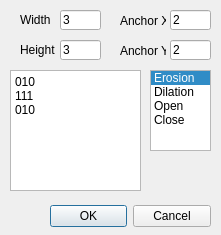
<?xml version="1.0" encoding="UTF-8"?>
<ui version="4.0">
 <class>MorphologyDialog</class>
 <widget class="QDialog" name="MorphologyDialog">
  <property name="geometry">
   <rect>
    <x>0</x>
    <y>0</y>
    <width>221</width>
    <height>235</height>
   </rect>
  </property>
  <property name="minimumSize">
   <size>
    <width>221</width>
    <height>235</height>
   </size>
  </property>
  <property name="maximumSize">
   <size>
    <width>221</width>
    <height>235</height>
   </size>
  </property>
  <property name="windowTitle">
   <string>Dialog</string>
  </property>
  <widget class="QDialogButtonBox" name="buttonBox">
   <property name="geometry">
    <rect>
     <x>50</x>
     <y>200</y>
     <width>161</width>
     <height>32</height>
    </rect>
   </property>
   <property name="orientation">
    <enum>Qt::Horizontal</enum>
   </property>
   <property name="standardButtons">
    <set>QDialogButtonBox::Cancel|QDialogButtonBox::Ok</set>
   </property>
  </widget>
  <widget class="QLabel" name="sizeXLabel">
   <property name="geometry">
    <rect>
     <x>20</x>
     <y>12</y>
     <width>41</width>
     <height>16</height>
    </rect>
   </property>
   <property name="text">
    <string>Width</string>
   </property>
  </widget>
  <widget class="QLabel" name="sizeYLabel">
   <property name="geometry">
    <rect>
     <x>20</x>
     <y>40</y>
     <width>41</width>
     <height>20</height>
    </rect>
   </property>
   <property name="text">
    <string>Height</string>
   </property>
  </widget>
  <widget class="QLabel" name="anchorXLabel">
   <property name="geometry">
    <rect>
     <x>120</x>
     <y>10</y>
     <width>46</width>
     <height>21</height>
    </rect>
   </property>
   <property name="text">
    <string>Anchor X</string>
   </property>
  </widget>
  <widget class="QLabel" name="anchorYLabel">
   <property name="geometry">
    <rect>
     <x>120</x>
     <y>40</y>
     <width>46</width>
     <height>21</height>
    </rect>
   </property>
   <property name="text">
    <string>Anchor Y</string>
   </property>
  </widget>
  <widget class="QLineEdit" name="sizeX">
   <property name="geometry">
    <rect>
     <x>60</x>
     <y>10</y>
     <width>41</width>
     <height>20</height>
    </rect>
   </property>
   <property name="text">
    <string>3</string>
   </property>
  </widget>
  <widget class="QLineEdit" name="sizeY">
   <property name="geometry">
    <rect>
     <x>60</x>
     <y>40</y>
     <width>41</width>
     <height>20</height>
    </rect>
   </property>
   <property name="text">
    <string>3</string>
   </property>
  </widget>
  <widget class="QLineEdit" name="anchorX">
   <property name="geometry">
    <rect>
     <x>170</x>
     <y>10</y>
     <width>41</width>
     <height>20</height>
    </rect>
   </property>
   <property name="text">
    <string>2</string>
   </property>
  </widget>
  <widget class="QLineEdit" name="anchorY">
   <property name="geometry">
    <rect>
     <x>170</x>
     <y>40</y>
     <width>41</width>
     <height>20</height>
    </rect>
   </property>
   <property name="text">
    <string>2</string>
   </property>
  </widget>
  <widget class="QPlainTextEdit" name="mask">
   <property name="geometry">
    <rect>
     <x>10</x>
     <y>70</y>
     <width>131</width>
     <height>121</height>
    </rect>
   </property>
   <property name="plainText">
    <string>010
111
010</string>
   </property>
  </widget>
  <widget class="QListWidget" name="operation">
   <property name="geometry">
    <rect>
     <x>150</x>
     <y>70</y>
     <width>61</width>
     <height>81</height>
    </rect>
   </property>
   <property name="currentRow">
    <number>0</number>
   </property>
   <item>
    <property name="text">
     <string>Erosion</string>
    </property>
   </item>
   <item>
    <property name="text">
     <string>Dilation</string>
    </property>
   </item>
   <item>
    <property name="text">
     <string>Open</string>
    </property>
   </item>
   <item>
    <property name="text">
     <string>Close</string>
    </property>
   </item>
  </widget>
 </widget>
 <resources/>
 <connections>
  <connection>
   <sender>buttonBox</sender>
   <signal>accepted()</signal>
   <receiver>MorphologyDialog</receiver>
   <slot>accept()</slot>
   <hints>
    <hint type="sourcelabel">
     <x>248</x>
     <y>254</y>
    </hint>
    <hint type="destinationlabel">
     <x>157</x>
     <y>274</y>
    </hint>
   </hints>
  </connection>
  <connection>
   <sender>buttonBox</sender>
   <signal>rejected()</signal>
   <receiver>MorphologyDialog</receiver>
   <slot>reject()</slot>
   <hints>
    <hint type="sourcelabel">
     <x>316</x>
     <y>260</y>
    </hint>
    <hint type="destinationlabel">
     <x>286</x>
     <y>274</y>
    </hint>
   </hints>
  </connection>
 </connections>
</ui>
